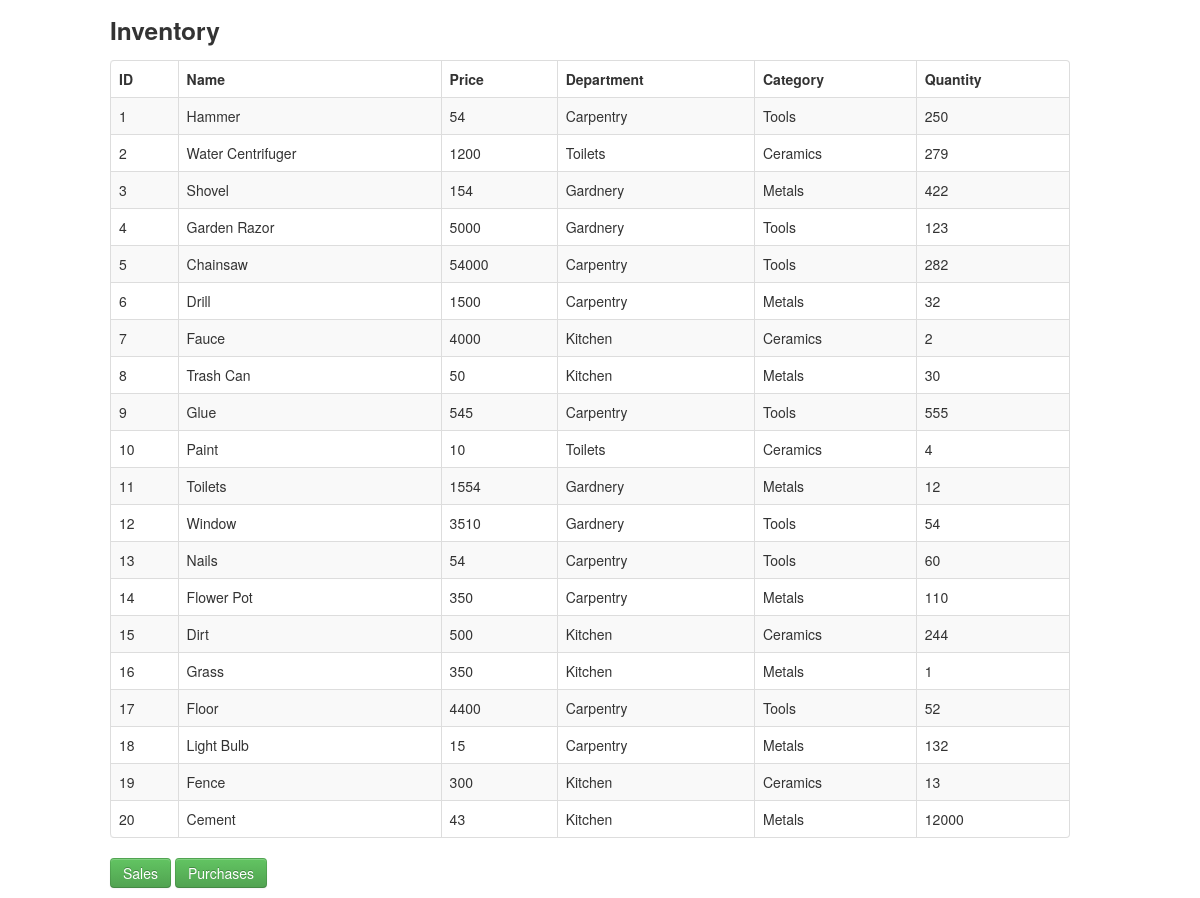
Before: / with the older database file.
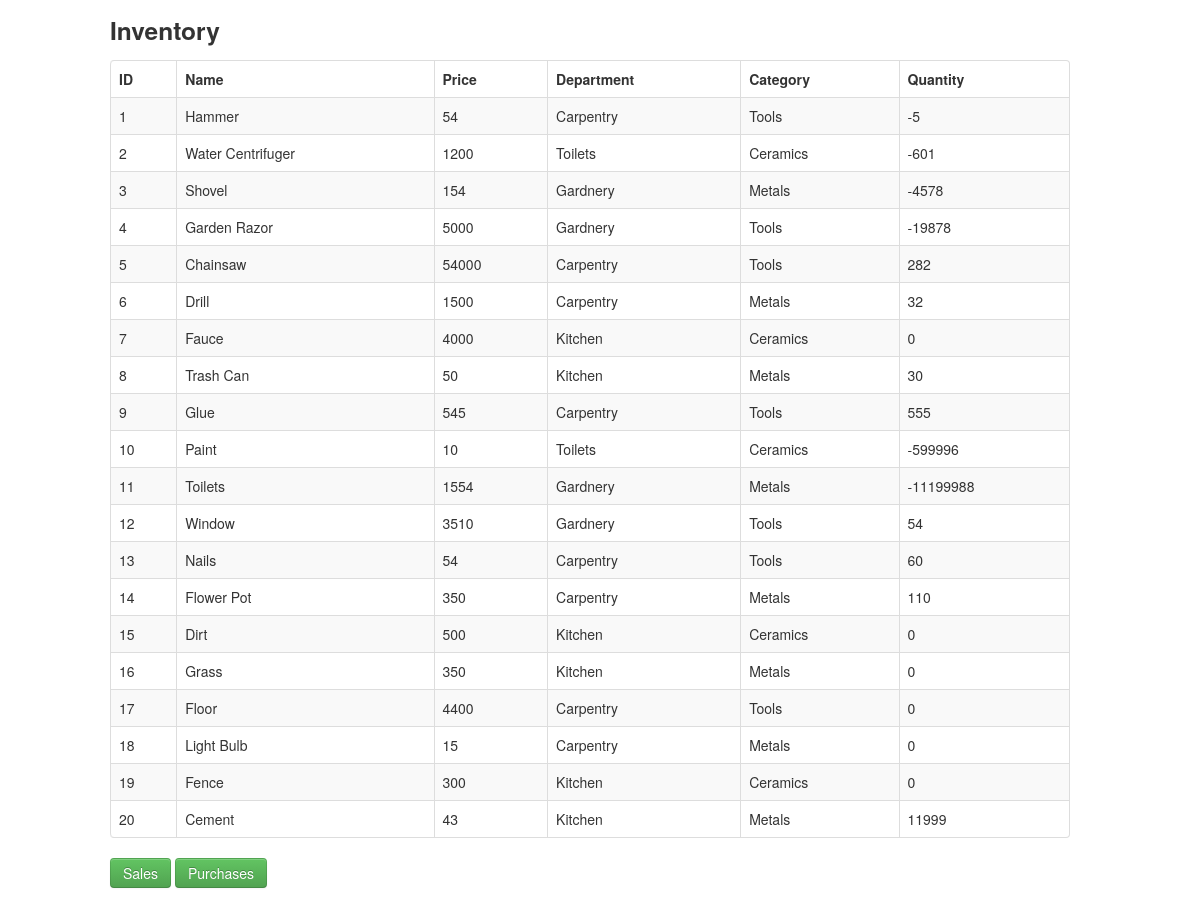
After: the same page with the newer database file.
### tables this page shows
CREATE TABLE `product` (
  `Id` int(11) NOT NULL AUTO_INCREMENT,
  `name` varchar(30) DEFAULT NULL,
  `price` int(11) DEFAULT NULL,
  `department` int(11) DEFAULT NULL,
  `category` int(11) DEFAULT NULL,
  `orders` int(11) DEFAULT NULL,
  PRIMARY KEY (`Id`),
  KEY `department` (`department`),
  KEY `category` (`category`),
  CONSTRAINT `product_ibfk_1` FOREIGN KEY (`department`) REFERENCES `department` (`Id`) ON DELETE CASCADE ON UPDATE CASCADE,
  CONSTRAINT `product_ibfk_2` FOREIGN KEY (`category`) REFERENCES `category` (`Id`) ON DELETE CASCADE ON UPDATE CASCADE
);

CREATE TABLE `department` (
  `Id` int(11) NOT NULL AUTO_INCREMENT,
  `name` varchar(30) DEFAULT NULL,
  PRIMARY KEY (`Id`)
);

CREATE TABLE `category` (
  `Id` int(11) NOT NULL AUTO_INCREMENT,
  `name` varchar(30) DEFAULT NULL,
  PRIMARY KEY (`Id`)
);

CREATE TABLE `inventory` (
  `Id` int(11) NOT NULL AUTO_INCREMENT,
  `product` int(11) DEFAULT NULL,
  `quantity` int(11) DEFAULT NULL,
  PRIMARY KEY (`Id`),
  KEY `product` (`product`),
  CONSTRAINT `inventory_ibfk_1` FOREIGN KEY (`product`) REFERENCES `product` (`Id`) ON DELETE CASCADE ON UPDATE CASCADE
);

### index.php (the view, shortened to what this page needs)
<!DOCTYPE html>
<html lang="en">
	<head>
	    <link   href="css/bootstrap.min.css" rel="stylesheet">
	</head>
	<body>
	    <div class="container">
				<div class="row">
		   			<h3>Inventory</h3>
		   		</div>
				<div class="row">
					<table class="table table-striped table-bordered">
			            <thead>
			                <tr>
			                	<th>ID</th>
			                	<th>Name</th>
			                	<th>Price</th>
			                	<th>Department</th>
	                        	<th>Category</th>
	                        	<th>Quantity</th>
			                </tr>
			            </thead>
			            <tbody>
			              	<?php
						   	$pdo = Database::connect();
						   	$sql = 'SELECT product.Id, product.name, product.price, department.name AS "department", category.name AS "category", inventory.quantity FROM product INNER JOIN department ON product.department = department.Id INNER JOIN category on product.category = category.Id inner join inventory ON inventory.product = product.Id ORDER BY product.Id';
						   	foreach ($pdo->query($sql) as $row) {
								echo '<tr>';
	    					   	echo '<td>'. $row['Id'] . '</td>';
	    					  	echo '<td>'. $row['name'] . '</td>';
	    					  	echo '<td>'. $row['price'] . '</td>';
	    					  	echo '<td>'. $row['department'] . '</td>';
	    					  	echo '<td>'. $row['category'] . '</td>';
	    					  	echo '<td>'. $row['quantity'] . '</td>';
							  	echo '</tr>';
						    }
						  	?>
					    </tbody>
		            </table>
		            <p>
						<a href="sales.php" class="btn btn-success">Sales</a>
						<a href="purchase.php" class="btn btn-success">Purchases</a>
					</p>
	    	</div>
	    </div>
	</body>
</html>

Changed rows visible on the page:
changed product "Hammer": inventory.quantity "250" → "-5"
changed product "Water Centrifuger": inventory.quantity "279" → "-601"
changed product "Shovel": inventory.quantity "422" → "-4578"
changed product "Garden Razor": inventory.quantity "123" → "-19878"
changed product "Fauce": inventory.quantity "2" → "0"
changed product "Paint": inventory.quantity "4" → "-599996"
changed product id 11: inventory.quantity "12" → "-11199988"
changed product "Dirt": inventory.quantity "244" → "0"
changed product "Grass": inventory.quantity "1" → "0"
changed product "Floor": inventory.quantity "52" → "0"
changed product "Light Bulb": inventory.quantity "132" → "0"
changed product "Fence": inventory.quantity "13" → "0"
changed product "Cement": inventory.quantity "12000" → "11999"
